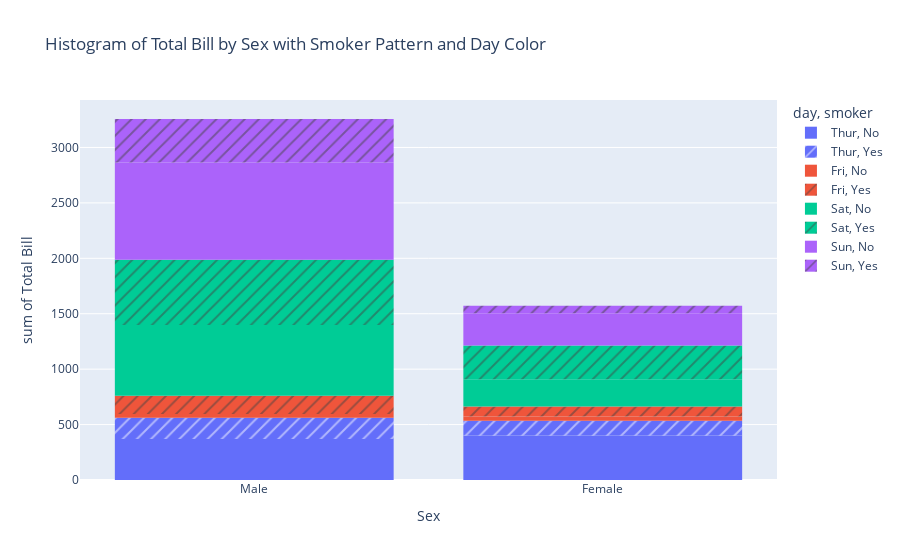

Source (notebook cell):
### Markdown cell above
### Question3

### Code cell
# To plot a histogram for the "sex" and "total_bill" columns in the "tips" dataset using Plotly Express, and to use the "smoker" column with the "pattern_shape" parameter and the "day" column with the "color" parameter, you can use the px.histogram function. Here's how you can do it:

import plotly.express as px

# Load the "tips" dataset
tips_data = px.data.tips()

# Create the histogram with pattern_shape and color parameters
fig = px.histogram(tips_data, x='sex', y='total_bill', color='day', pattern_shape='smoker',
                   title='Histogram of Total Bill by Sex with Smoker Pattern and Day Color',
                   labels={'sex': 'Sex', 'total_bill': 'Total Bill'},
                   category_orders={'day': ['Thur', 'Fri', 'Sat', 'Sun']},
                   histfunc='sum', # sum total_bill values for each category
                   nbins=20)

# Show the plot
fig.show()

# In this code, we used px.histogram from Plotly Express to create the histogram. The x parameter is set to 'sex' to specify the column for the x-axis, and the y parameter is set to 'total_bill' to specify the numerical column for the y-axis.

# The color parameter is set to 'day' to differentiate the bars by the 'day' column, and the pattern_shape parameter is set to 'smoker' to use different patterns for the bars based on the 'smoker' column.

# The labels parameter is used to provide custom labels for the x and y axes. The title parameter sets the title of the plot. The category_orders parameter is used to set the order of the 'day' categories for better control of the color mapping.

# The histfunc parameter is set to 'sum' to sum the 'total_bill' values for each category. The nbins parameter specifies the number of bins to use for the histogram.

# Running this code will create an interactive histogram showing the distribution of total bills for different sexes in the "tips" dataset. The bars will be colored based on the 'day' column, and different patterns will be used to differentiate the bars based on the 'smoker' column.

### Figure 1 — Plotly figure (JSON) as saved in the notebook; plotly's stock layout.template omitted (floating-point values rounded to 4 significant figures)
{"data": [{"alignmentgroup": "True", "bingroup": "x", "histfunc": "sum", "hovertemplate": "day=Thur<br>smoker=No<br>Sex=%{x}<br>sum of Total Bill=%{y}<extra></extra>", "legendgroup": "Thur, No", "marker": {"color": "#636efa", "pattern": {"shape": ""}}, "name": "Thur, No", "nbinsx": 20, "offsetgroup": "Thur, No", "orientation": "v", "showlegend": true, "type": "histogram", "x": ["Male", "Male", "Male", "Male", "Female", "Male", "Female", "Male", "Male", "Male", "Male", "Female", "Female", "Female", "Male", "Female", "Male", "Male", "Female", "Female", "Male", "Female", "Female", "Male", "Male", "Female", "Female", "Female", "Female", "Female", "Female", "Female", "Female", "Female", "Male", "Male", "Female", "Female", "Female", "Female", "Female", "Male", "Male", "Male", "Female"], "xaxis": "x", "y": [27.2, 22.76, 17.29, 16.66, 10.07, 15.98, 34.83, 13.03, 18.28, 24.71, 21.16, 10.65, 12.43, 24.08, 11.69, 13.42, 14.26, 15.95, 12.48, 29.8, 8.52, 14.52, 11.38, 22.82, 19.08, 20.27, 11.17, 12.26, 18.26, 8.51, 10.33, 14.15, 13.16, 17.47, 34.3, 41.19, 27.05, 16.43, 8.35, 18.64, 11.87, 9.78, 7.51, 7.56, 18.78], "yaxis": "y"}, {"alignmentgroup": "True", "bingroup": "x", "histfunc": "sum", "hovertemplate": "day=Thur<br>smoker=Yes<br>Sex=%{x}<br>sum of Total Bill=%{y}<extra></extra>", "legendgroup": "Thur, Yes", "marker": {"color": "#636efa", "pattern": {"shape": "/"}}, "name": "Thur, Yes", "nbinsx": 20, "offsetgroup": "Thur, Yes", "orientation": "v", "showlegend": true, "type": "histogram", "x": ["Male", "Male", "Male", "Female", "Male", "Male", "Male", "Male", "Female", "Female", "Male", "Male", "Female", "Female", "Female", "Male", "Female"], "xaxis": "x", "y": [19.44, 32.68, 16, 19.81, 28.44, 15.48, 16.58, 10.34, 43.11, 13, 13.51, 18.71, 12.74, 13, 16.4, 20.53, 16.47], "yaxis": "y"}, {"alignmentgroup": "True", "bingroup": "x", "histfunc": "sum", "hovertemplate": "day=Fri<br>smoker=No<br>Sex=%{x}<br>sum of Total Bill=%{y}<extra></extra>", "legendgroup": "Fri, No", "marker": {"color": "#EF553B", "pattern": {"shape": ""}}, "name": "Fri, No", "nbinsx": 20, "offsetgroup": "Fri, No", "orientation": "v", "showlegend": true, "type": "histogram", "x": ["Male", "Female", "Male", "Female"], "xaxis": "x", "y": [22.49, 22.75, 12.46, 15.98], "yaxis": "y"}, {"alignmentgroup": "True", "bingroup": "x", "histfunc": "sum", "hovertemplate": "day=Fri<br>smoker=Yes<br>Sex=%{x}<br>sum of Total Bill=%{y}<extra></extra>", "legendgroup": "Fri, Yes", "marker": {"color": "#EF553B", "pattern": {"shape": "/"}}, "name": "Fri, Yes", "nbinsx": 20, "offsetgroup": "Fri, Yes", "orientation": "v", "showlegend": true, "type": "histogram", "x": ["Male", "Female", "Female", "Male", "Male", "Male", "Male", "Female", "Female", "Male", "Female", "Male", "Male", "Female", "Female"], "xaxis": "x", "y": [28.97, 5.75, 16.32, 40.17, 27.28, 12.03, 21.01, 11.35, 15.38, 12.16, 13.42, 8.58, 13.42, 16.27, 10.09], "yaxis": "y"}, {"alignmentgroup": "True", "bingroup": "x", "histfunc": "sum", "hovertemplate": "day=Sat<br>smoker=No<br>Sex=%{x}<br>sum of Total Bill=%{y}<extra></extra>", "legendgroup": "Sat, No", "marker": {"color": "#00cc96", "pattern": {"shape": ""}}, "name": "Sat, No", "nbinsx": 20, "offsetgroup": "Sat, No", "orientation": "v", "showlegend": true, "type": "histogram", "x": ["Male", "Male", "Female", "Female", "Male", "Male", "Male", "Male", "Male", "Male", "Female", "Male", "Male", "Female", "Female", "Male", "Male", "Male", "Female", "Male", "Male", "Male", "Female", "Male", "Male", "Male", "Female", "Male", "Male", "Female", "Female", "Male", "Female", "Male", "Male", "Female", "Male", "Male", "Male", "Male", "Male", "Male", "Female", "Male", "Male"], "xaxis": "x", "y": [20.65, 17.92, 20.29, 15.77, 39.42, 19.82, 17.81, 13.37, 12.69, 21.7, 19.65, 9.55, 18.35, 15.06, 20.69, 17.78, 24.06, 16.31, 16.93, 18.69, 31.27, 16.04, 26.41, 48.27, 17.59, 20.08, 16.45, 20.23, 12.02, 17.07, 14.73, 10.51, 20.92, 18.24, 14, 7.25, 48.33, 20.45, 13.28, 11.61, 10.77, 10.07, 35.83, 29.03, 17.82], "yaxis": "y"}, {"alignmentgroup": "True", "bingroup": "x", "histfunc": "sum", "hovertemplate": "day=Sat<br>smoker=Yes<br>Sex=%{x}<br>sum of Total Bill=%{y}<extra></extra>", "legendgroup": "Sat, Yes", "marker": {"color": "#00cc96", "pattern": {"shape": "/"}}, "name": "Sat, Yes", "nbinsx": 20, "offsetgroup": "Sat, Yes", "orientation": "v", "showlegend": true, "type": "histogram", "x": ["Male", "Male", "Male", "Male", "Male", "Male", "Female", "Male", "Female", "Female", "Male", "Female", "Female", "Male", "Male", "Male", "Female", "Female", "Female", "Male", "Male", "Male", "Male", "Male", "Female", "Male", "Male", "Female", "Female", "Female", "Male", "Male", "Male", "Female", "Female", "Male", "Male", "Male", "Male", "Male", "Female", "Male"], "xaxis": "x", "y": [38.01, 11.24, 20.29, 13.81, 11.02, 18.29, 3.07, 15.01, 26.86, 25.28, 17.92, 44.3, 22.42, 15.36, 20.49, 25.21, 14.31, 10.59, 10.63, 50.81, 15.81, 26.59, 38.73, 24.27, 12.76, 30.06, 25.89, 13.27, 28.17, 12.9, 28.15, 11.59, 7.74, 30.14, 22.12, 24.01, 15.69, 15.53, 12.6, 32.83, 27.18, 22.67], "yaxis": "y"}, {"alignmentgroup": "True", "bingroup": "x", "histfunc": "sum", "hovertemplate": "day=Sun<br>smoker=No<br>Sex=%{x}<br>sum of Total Bill=%{y}<extra></extra>", "legendgroup": "Sun, No", "marker": {"color": "#ab63fa", "pattern": {"shape": ""}}, "name": "Sun, No", "nbinsx": 20, "offsetgroup": "Sun, No", "orientation": "v", "showlegend": true, "type": "histogram", "x": ["Female", "Male", "Male", "Male", "Female", "Male", "Male", "Male", "Male", "Male", "Male", "Female", "Male", "Male", "Female", "Male", "Female", "Male", "Female", "Male", "Male", "Male", "Male", "Male", "Male", "Male", "Male", "Male", "Male", "Female", "Female", "Male", "Male", "Male", "Male", "Male", "Female", "Female", "Male", "Male", "Male", "Male", "Male", "Male", "Female", "Male", "Female", "Female", "Male", "Male", "Male", "Female", "Male", "Male", "Male", "Male", "Male"], "xaxis": "x", "y": [16.99, 10.34, 21.01, 23.68, 24.59, 25.29, 8.77, 26.88, 15.04, 14.78, 10.27, 35.26, 15.42, 18.43, 14.83, 21.58, 10.33, 16.29, 16.97, 17.46, 13.94, 9.68, 30.4, 18.29, 22.23, 32.4, 28.55, 18.04, 12.54, 10.29, 34.81, 9.94, 25.56, 19.49, 38.07, 23.95, 25.71, 17.31, 29.93, 14.07, 13.13, 17.26, 24.55, 19.77, 29.85, 48.17, 25, 13.39, 16.49, 21.5, 12.66, 16.21, 13.81, 24.52, 20.76, 31.71, 20.69], "yaxis": "y"}, {"alignmentgroup": "True", "bingroup": "x", "histfunc": "sum", "hovertemplate": "day=Sun<br>smoker=Yes<br>Sex=%{x}<br>sum of Total Bill=%{y}<extra></extra>", "legendgroup": "Sun, Yes", "marker": {"color": "#ab63fa", "pattern": {"shape": "/"}}, "name": "Sun, Yes", "nbinsx": 20, "offsetgroup": "Sun, Yes", "orientation": "v", "showlegend": true, "type": "histogram", "x": ["Female", "Male", "Male", "Male", "Male", "Male", "Male", "Female", "Male", "Male", "Male", "Male", "Male", "Male", "Female", "Male", "Female", "Male", "Male"], "xaxis": "x", "y": [17.51, 7.25, 31.85, 16.82, 32.9, 17.89, 14.48, 9.6, 34.63, 34.65, 23.33, 45.35, 23.17, 40.55, 20.9, 30.46, 18.15, 23.1, 15.69], "yaxis": "y"}], "layout": {"autosize": true, "barmode": "relative", "legend": {"title": {"text": "day, smoker"}, "tracegroupgap": 0}, "title": {"text": "Histogram of Total Bill by Sex with Smoker Pattern and Day Color"}, "xaxis": {"anchor": "y", "autorange": true, "domain": [0, 1], "range": [-0.5, 1.5], "title": {"text": "Sex"}, "type": "category"}, "yaxis": {"anchor": "x", "autorange": true, "domain": [0, 1], "range": [0, 3428.0], "title": {"text": "sum of Total Bill"}, "type": "linear"}}}
